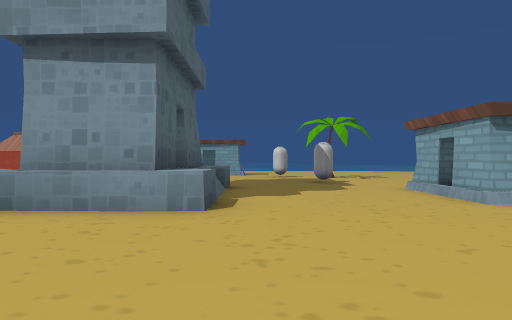
View 1 (above)

24 first-person views from a walk through a scene from a Unity 3-D project. The camera is 1.2 m above the floor, looks level and sees 70° across. The floor is counted in squares, 2 m on a side. Each view is taken from the middle of a square. On the plan, view 1 faces up. The plan holds only what a view shows up to about 10 squares ahead; the rest is blank. The place goes on beyond the plan. Some animated figures are not drawn. Door leaves are left out, so doorways stand open. Some surface patterns are stand-ins.

View 2
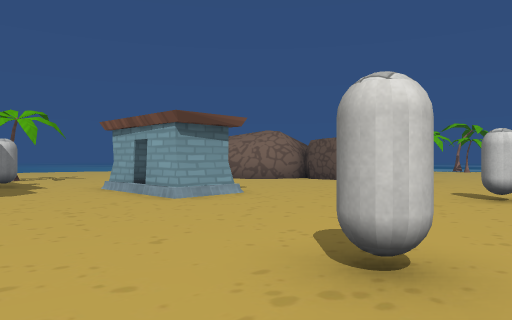

View 3
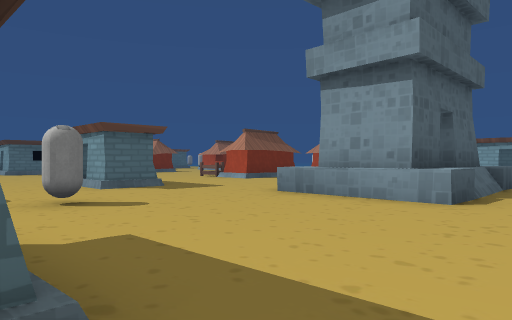

View 4
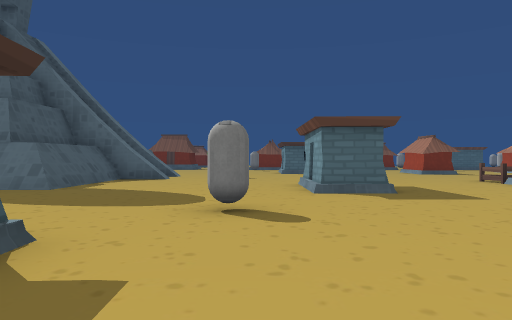

View 5
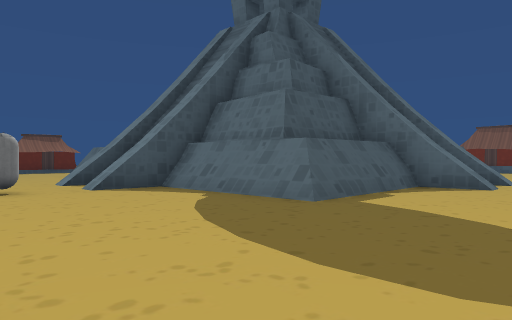

View 6
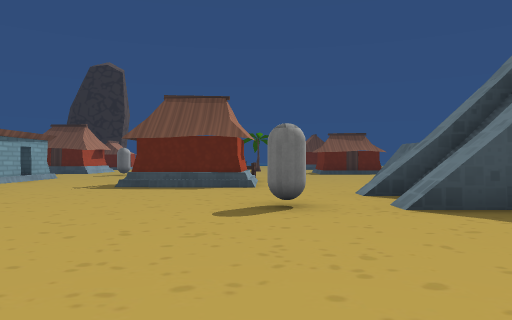

View 7
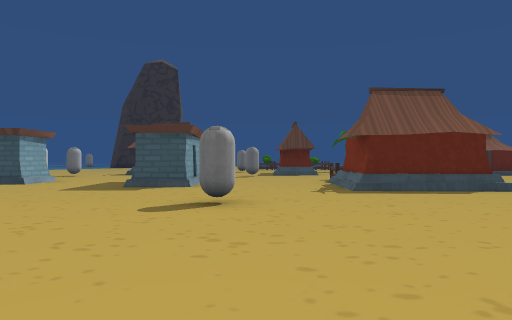

View 8
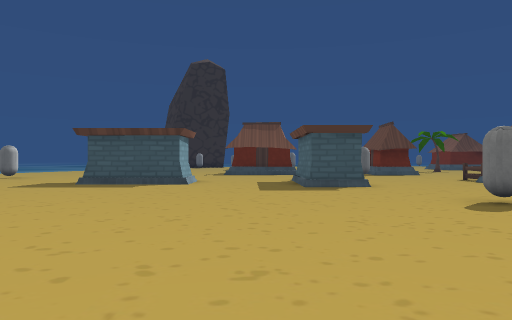

View 9
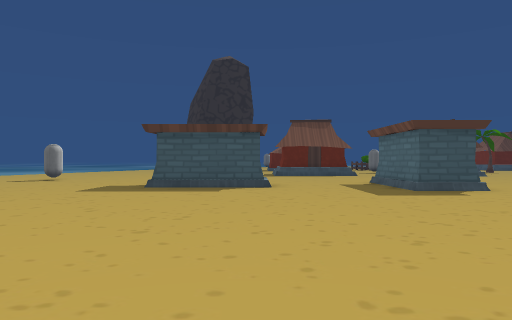

View 10
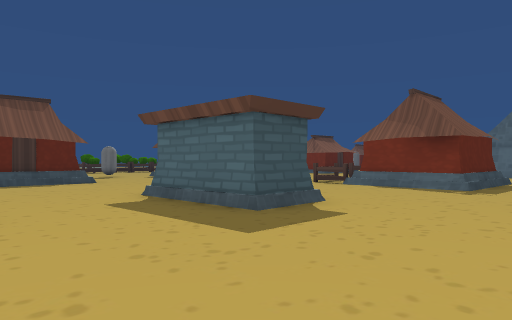

View 11
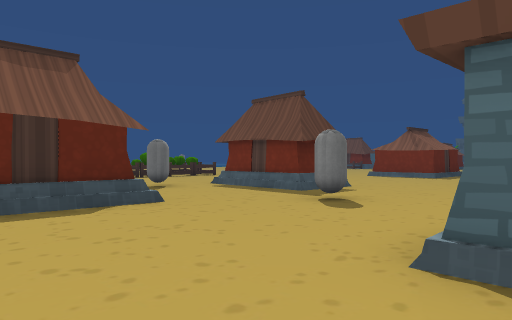

View 12
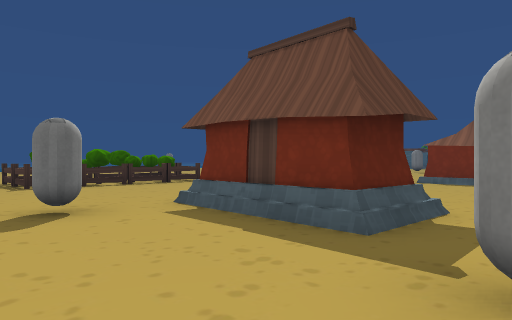

View 13
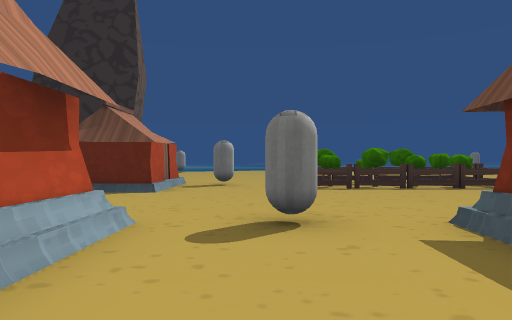

View 14
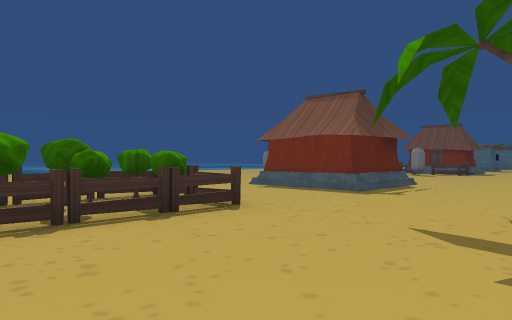

View 15
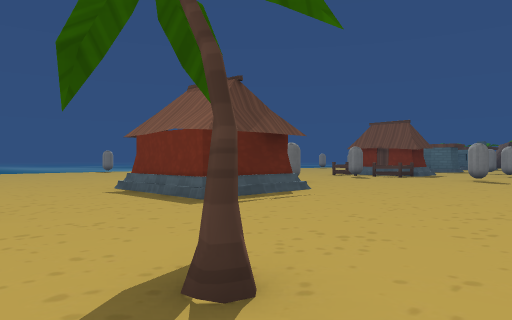

View 16
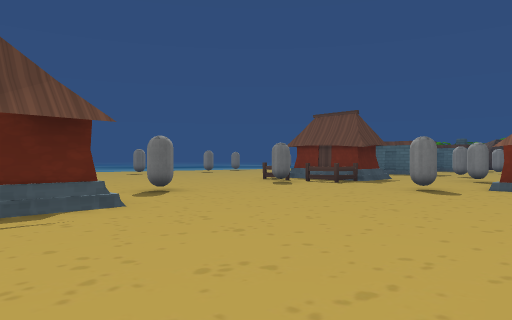

View 17
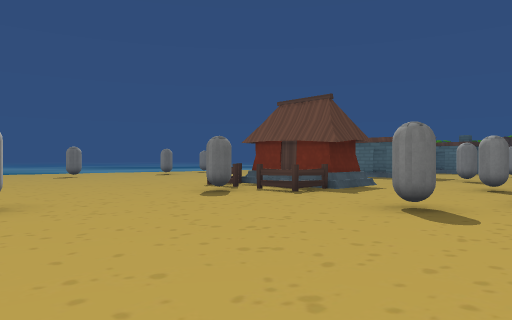

View 18
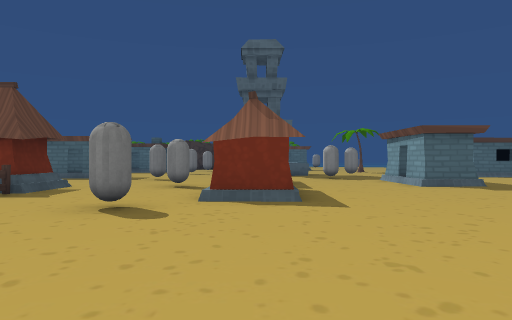

View 19
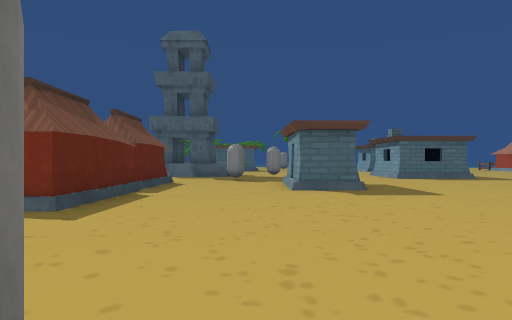

View 20
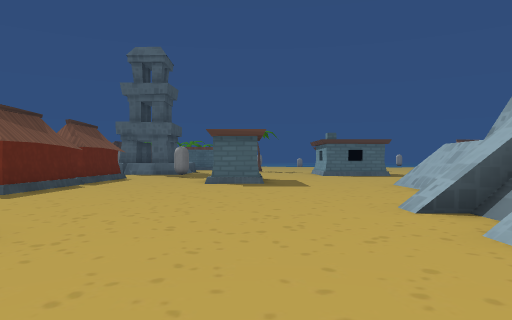

View 21
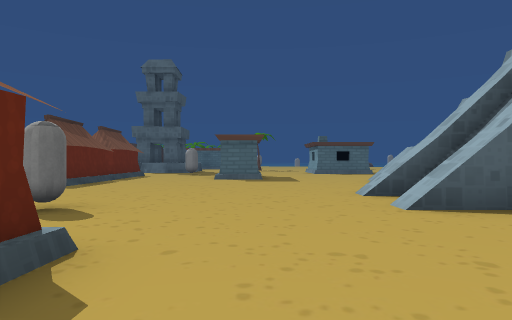

View 22
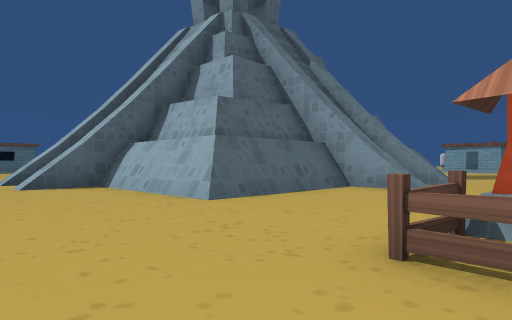

View 23
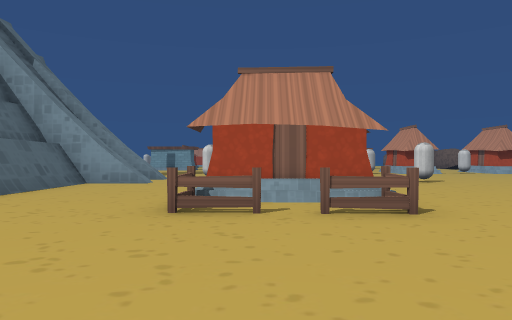

View 24
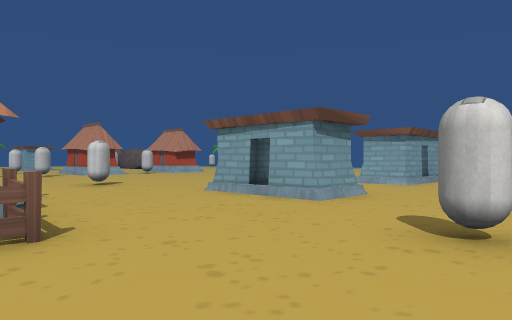

### Floor plan
Key: @ floor where view 1 was taken; # wall or solid block; . floor; / step, stairs or slope; D open door; = window, fence, low wall or low ledge; ^ raised ledge; C capsule; T palm tree; F fence.
Columns run from 21 left of view 1 to 11 right of it. Each row starts with its distance up from view 1.
 12                        TT
 11                        ..
 10                      ..C..
  9                     ......
  8            F        ^....
  7            ...     ^#...## ..
  6            ......   ^...D#....
  5            .......##^...##....
  4             .................
  3             ###............  ...
  2            ..D..................
  1            ......C.....C...C.
  0             .........@...
 -1           .........##..
 -2         ...........
 -3         ==.........
 -4         ==####.....   .   .
 -5         ###  #...... ... ....
 -6          ##  #................
 -7            ###.................
 -8            ##==#.C.............
 -9            ##==........C........
-10            ###...................
-11          ##  #...////............
-12        ####  #...####............
-13 ....####==####...####...D#..###..
-14 .......#==.......###F...D#..#D#..
-15 .................FFF.......... ..
-16 ............................
-17  ##...................C.....
-18 #DD...........   ..........
-19 ............#  .....##...##
-20 ..........C   #...   #...#
-21 ...................  #...#
-22 ######...........T.....C..
-23  .........................
-24 ...C..CC...................
-25 C........................##
-26   ...F......###...FFF#F..#
-27   .##FC...C.  #...####F.C#
-28     #FC.....  #...FF.FF...
-29     #FF.....  ....
-30      ......   ...
-31       .....   ...
-32        ...     ..
-33         ..

Positions as (right, up) in squares from view 1, and headings:
1: (0, 0), facing up
2: (0, 0), facing up-right
3: (1, -1), facing up-left
4: (0, 1), facing left
5: (-3, 0), facing down-left
6: (-4, -3), facing down
7: (1, -4), facing down
8: (5, -4), facing down
9: (7, -5), facing down
10: (7, -9), facing down-left
11: (6, -14), facing down-left
12: (3, -17), facing down-left
13: (2, -18), facing down
14: (0, -22), facing down-left
15: (-3, -21), facing down-left
16: (-7, -21), facing down-left
17: (-10, -22), facing down-left
18: (-10, -22), facing left
19: (-11, -19), facing left
20: (-9, -17), facing left
21: (-7, -17), facing left
22: (-3, -17), facing up-left
23: (-3, -19), facing up
24: (-2, -18), facing up-right
